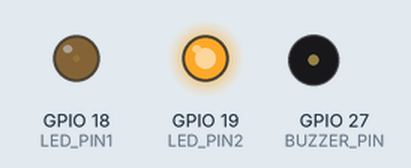
Recording of a program running on a simulated ESP32. On the bench: output pins drawn as LEDs (lit = HIGH), buzzer (waves = sounding).

Above: at 0.05 s.
At 0.45 s:
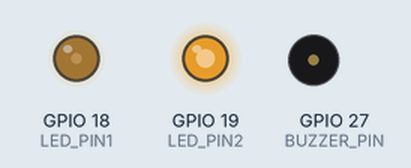
At 1.25 s:
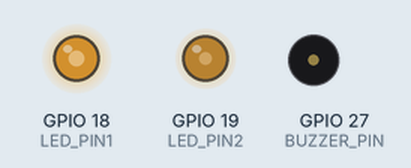
At 1.85 s:
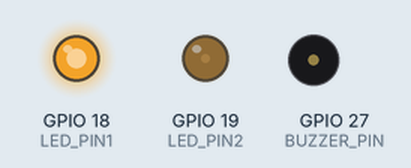
At 3.25 s:
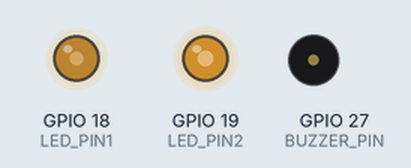
At 6.45 s:
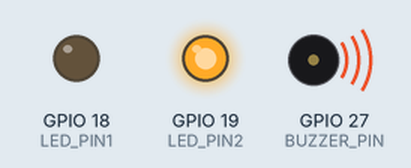
Timing chart, 0 to 9.1 s (numbered marks = the images above):
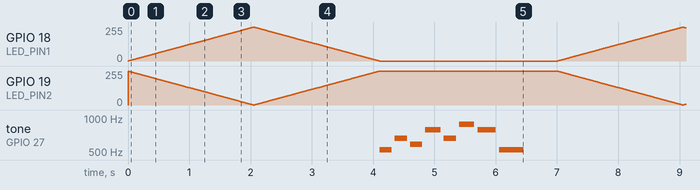

The program:

main.cpp
```cpp
#include <Arduino.h>

// --- LED Configuration ---
#define LED_PIN1 18
#define LED_PIN2 19
#define PWM_CH1  0
#define PWM_CH2  1
#define LED_FREQ 5000
#define LED_RES  8

// --- Buzzer Configuration ---
#define BUZZER_PIN 27
#define BUZZER_CH  2
#define BUZZER_FREQ 2000
#define BUZZER_RES 10

void setup() {
  // --- Setup LED channels ---
  ledcSetup(PWM_CH1, LED_FREQ, LED_RES);
  ledcAttachPin(LED_PIN1, PWM_CH1);

  ledcSetup(PWM_CH2, LED_FREQ, LED_RES);
  ledcAttachPin(LED_PIN2, PWM_CH2);

  // --- Setup Buzzer channel ---
  ledcSetup(BUZZER_CH, BUZZER_FREQ, BUZZER_RES);
  ledcAttachPin(BUZZER_PIN, BUZZER_CH);
}

void loop() {
  // --- 1. LED Fade-In Sequence ---
  for (int d = 0; d <= 255; d++) {
    ledcWrite(PWM_CH1, d);
    ledcWrite(PWM_CH2, 255 - d); // Opposite fade effect
    delay(8);
  }

  // --- 2. LED Fade-Out Sequence ---
  for (int d = 255; d >= 0; d--) {
    ledcWrite(PWM_CH1, d);
    ledcWrite(PWM_CH2, 255 - d);
    delay(8);
  }

  // --- 3. Buzzer Melody (short cheerful tone) ---
  int melody[] = {523, 659, 587, 784, 659, 880, 784, 523}; // C5–A5 pattern
  int duration[] = {200, 200, 200, 250, 200, 250, 300, 400};

  for (int i = 0; i < 8; i++) {
    ledcWriteTone(BUZZER_CH, melody[i]);
    delay(duration[i]);
    ledcWrite(BUZZER_CH, 0);
    delay(50);
  }

  ledcWrite(BUZZER_CH, 0); // Stop buzzer
  delay(500); // small pause before repeating
}
```

Measured:
- by itself, tone on GPIO 27 (BUZZER_PIN): repeats every 7.0 s: silent 0.05 s, 659 Hz 0.20 s, silent 0.05 s, 587 Hz 0.20 s, silent 0.05 s, 784 Hz 0.25 s, silent 0.05 s, 659 Hz 0.20 s, silent 0.05 s, 880 Hz 0.25 s, silent 0.05 s, 784 Hz 0.30 s, silent 0.05 s, 523 Hz 0.40 s, silent 4.7 s, 523 Hz 0.20 s
